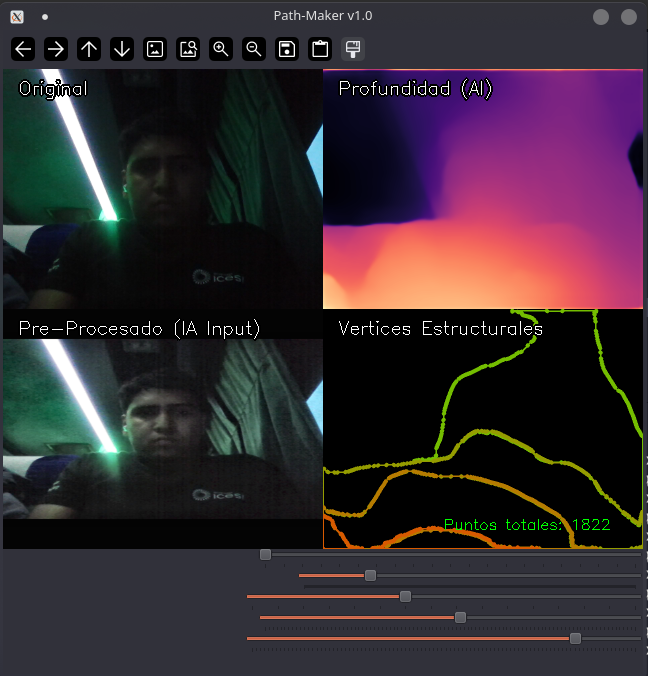
#> input picture actually.png, 648 x 676 px
$ python -i main.py   (imports and definitions only)   (older library calls are emulated)
#> lines starting #> are read from the running program, lines starting #| are printed output that depends on the picture
#> further down, picture is the input picture: shape (676, 648, 3); mean B, G, R 49.1, 41.7, 53.1
import cv2
import torch
import numpy as np

# 1. Modelo optimizado (Small)
model_type = "MiDaS_small"
# [1 line not run here, left out]
# [1 line that did not run here, left out]
# [3 lines not run here, left out]
# [1 line that did not run here, left out]

# 2. Captura de video
# [1 line not run here, left out]

main_window = "Path-Maker v1.1"
# [1 line not run here, left out]


def nothing(x):
    pass


first_frame = True
smoothed_depth = None
tracked_objects = []


def apply_preprocessing(frame, gamma=1.0, clahe_clip=2.0):
    # Sin padding, directo sobre el frame
#> called with gamma = 1, clahe_clip = 2
    invGamma = 1.0 / gamma
    table = np.array(
        [((i / 255.0) ** invGamma) * 255 for i in np.arange(0, 256)]
    ).astype("uint8")
    img = cv2.LUT(frame, table)

    lab = cv2.cvtColor(img, cv2.COLOR_BGR2LAB)
#> lab: shape (676, 648, 3); mean of channels 0, 1, 2 49.1, 134.2, 126.2
    l, a, b = cv2.split(lab)
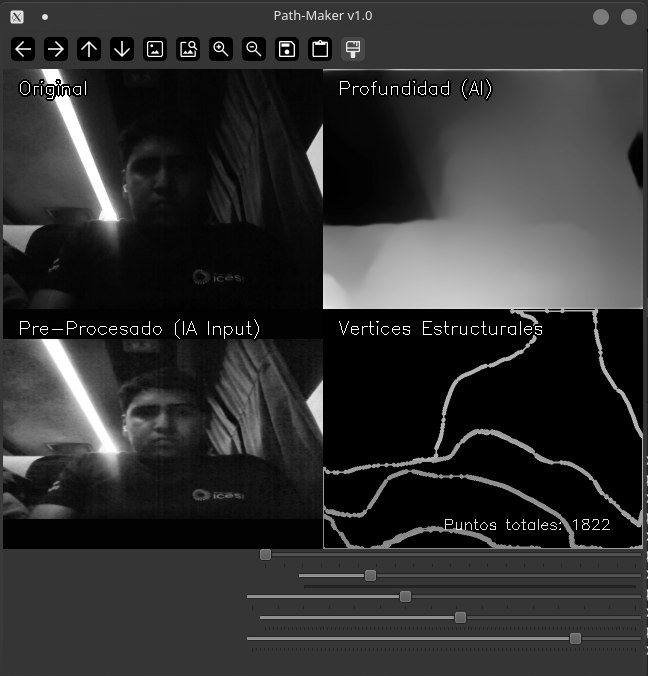
#> l: shape (676, 648); min 0, max 255, mean 49.1
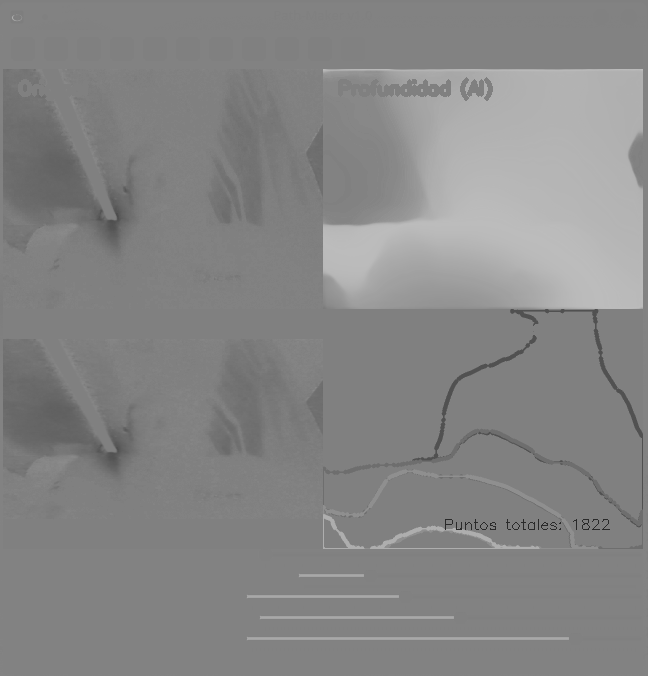
#> a: shape (676, 648); min 42, max 188, mean 134.2
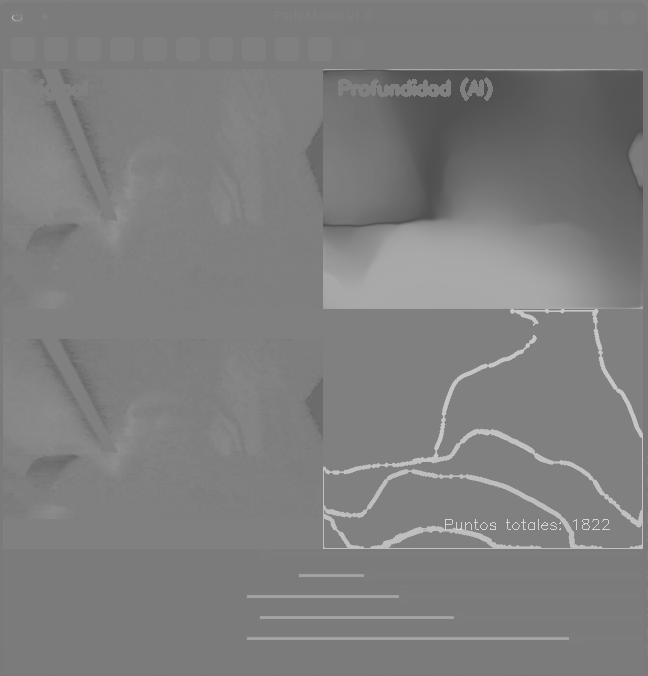
#> b: shape (676, 648); min 80, max 211, mean 126.2
    clahe = cv2.createCLAHE(clipLimit=clahe_clip, tileGridSize=(8, 8))
    cl = clahe.apply(l)
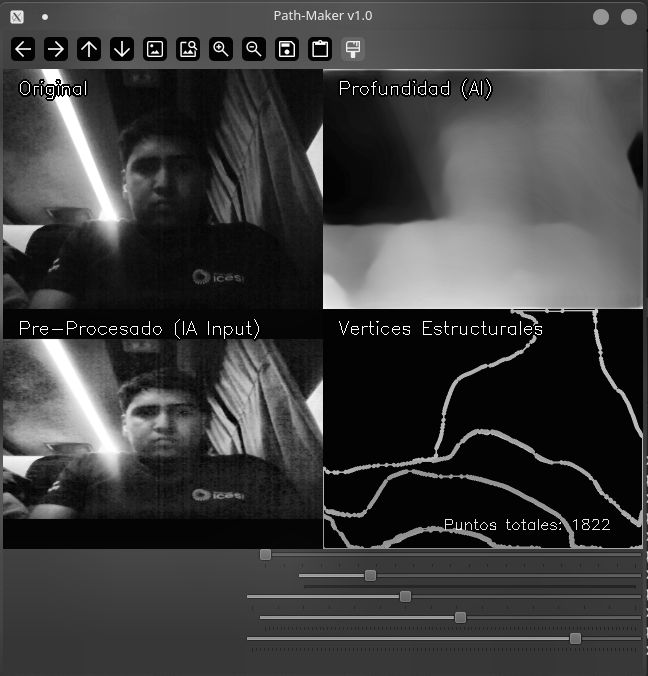
#> cl: shape (676, 648); min 1, max 255, mean 61
    img = cv2.merge((cl, a, b))
#> img: shape (676, 648, 3); mean of channels 0, 1, 2 61, 134.2, 126.2
    img = cv2.cvtColor(img, cv2.COLOR_LAB2BGR)
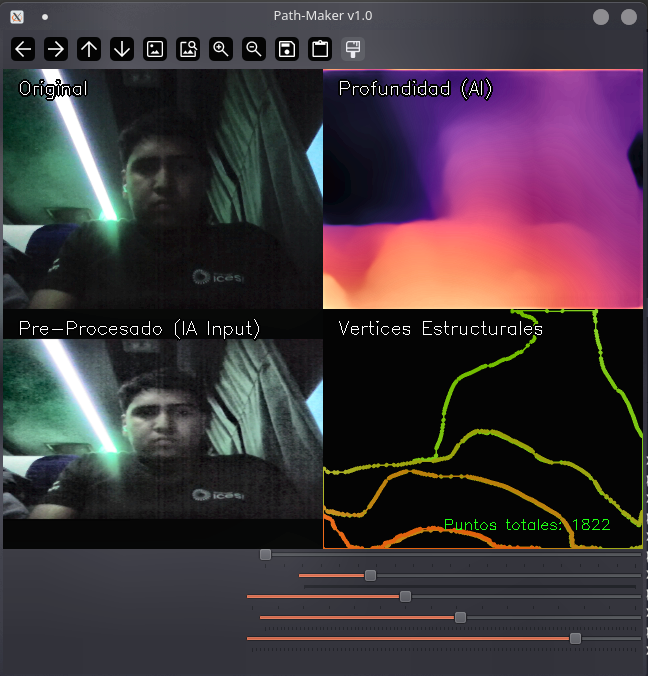
#> img: shape (676, 648, 3); mean B, G, R 60.4, 53.4, 64.6
    img = cv2.GaussianBlur(img, (3, 3), 0)

    return img


# [148 lines not run here, left out]

>>> import cv2
>>> picture = cv2.imread('actually.png')
>>> result = apply_preprocessing(picture)
